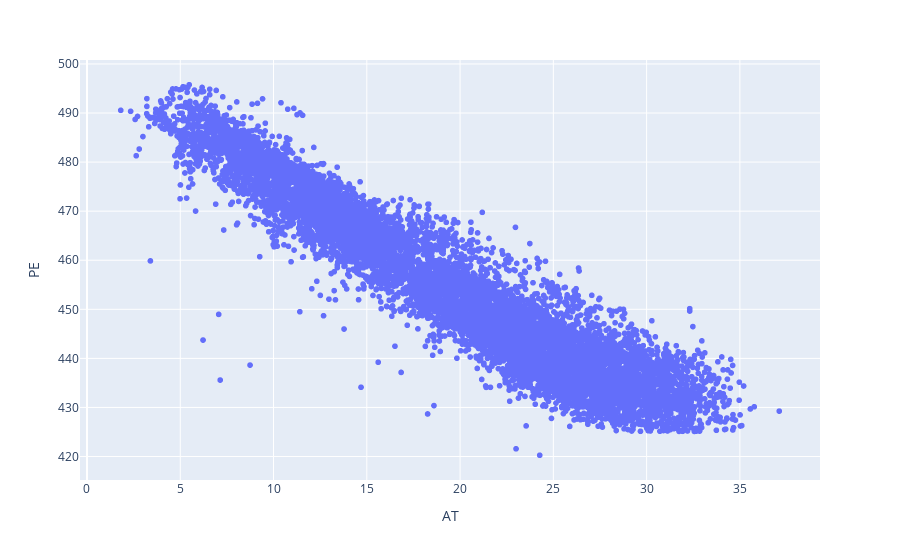

Notebook code for this chart:
### Code cell
px.scatter(df, x = "AT", y = "PE")

### Figure 1 — Plotly figure (JSON) as saved in the notebook; plotly's stock layout.template omitted (floating-point values rounded to 4 significant figures; data arrays with more than 128 entries replaced by an {"elided": "..."} marker saying what was removed)
{"data": [{"hovertemplate": "AT=%{x}<br>PE=%{y}<extra></extra>", "legendgroup": "", "marker": {"color": "#636efa", "symbol": "circle"}, "mode": "markers", "name": "", "showlegend": false, "type": "scattergl", "x": {"elided": "9568 float values"}, "xaxis": "x", "y": {"elided": "9568 float values"}, "yaxis": "y"}], "layout": {"legend": {"tracegroupgap": 0}, "margin": {"t": 60}, "xaxis": {"anchor": "y", "domain": [0, 1], "title": {"text": "AT"}}, "yaxis": {"anchor": "x", "domain": [0, 1], "title": {"text": "PE"}}}}
